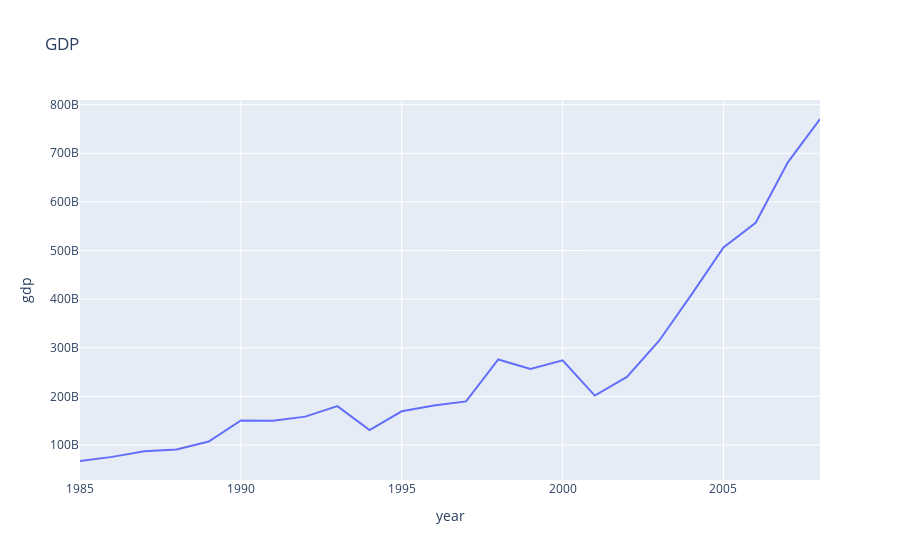

Here is the notebook cell this chart was saved with:
### Code cell
fig = px.line(df, x="year", y="gdp", title='GDP')
fig.show()

### Figure 1 — Plotly figure (JSON) as saved in the notebook; plotly's stock layout.template omitted (floating-point values rounded to 4 significant figures)
{"data": [{"hovertemplate": "year=%{x}<br>gdp=%{y}<extra></extra>", "legendgroup": "", "line": {"color": "#636efa", "dash": "solid"}, "marker": {"symbol": "circle"}, "mode": "lines", "name": "", "orientation": "v", "showlegend": false, "type": "scatter", "x": [1985, 1986, 1987, 1988, 1989, 1990, 1991, 1992, 1993, 1994, 1995, 1996, 1997, 1998, 1999, 2000, 2001, 2002, 2003, 2004, 2005, 2006, 2007, 2008], "xaxis": "x", "y": [67234948265, 75728009963, 87172789528, 90852814005, 107143348667, 150676291094, 150027833333, 158459130435, 180169736364, 130690172297, 169485941048, 181475555283, 189834649111, 275967393939, 256385525072, 274302959053, 201751148417, 240253216295, 314592428076, 408876042652, 506308311477, 557057829051, 681337335022, 770462156204], "yaxis": "y"}], "layout": {"legend": {"tracegroupgap": 0}, "title": {"text": "GDP"}, "xaxis": {"anchor": "y", "domain": [0, 1], "title": {"text": "year"}}, "yaxis": {"anchor": "x", "domain": [0, 1], "title": {"text": "gdp"}}}}
